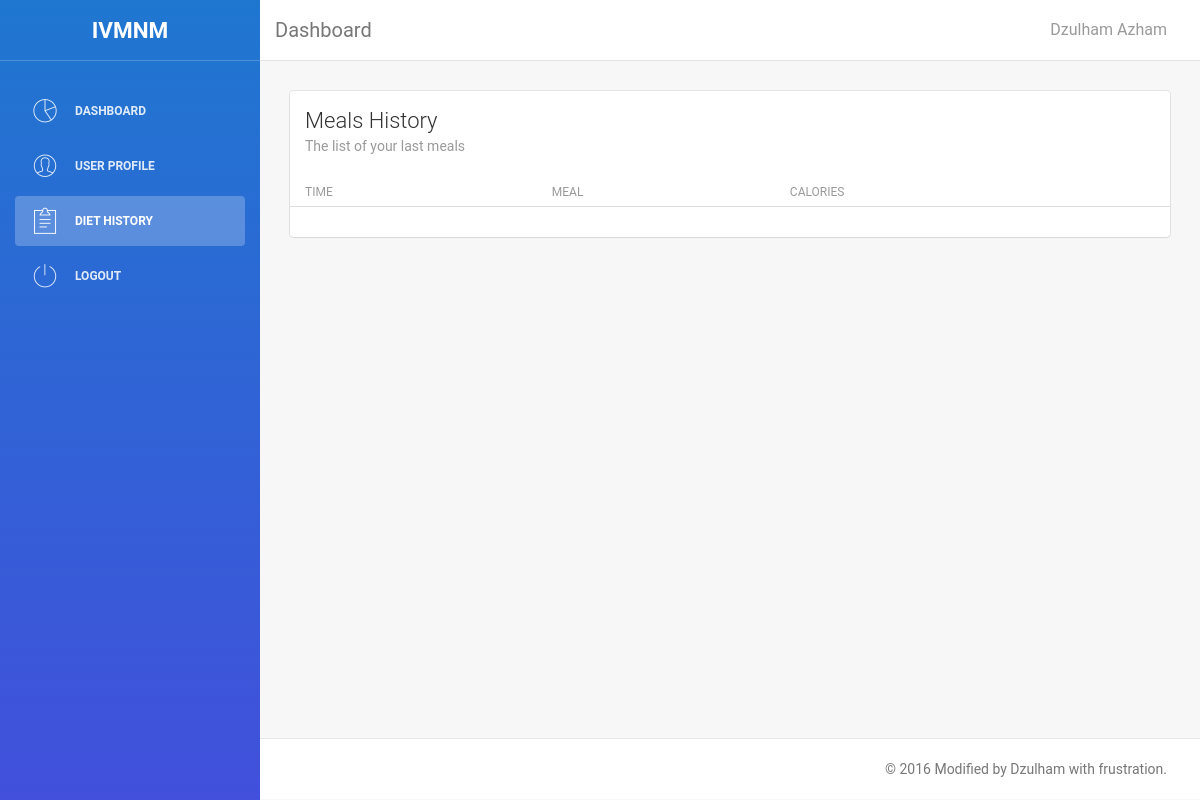
The page /dashboard/history (signed in) on the database as committed earlier.
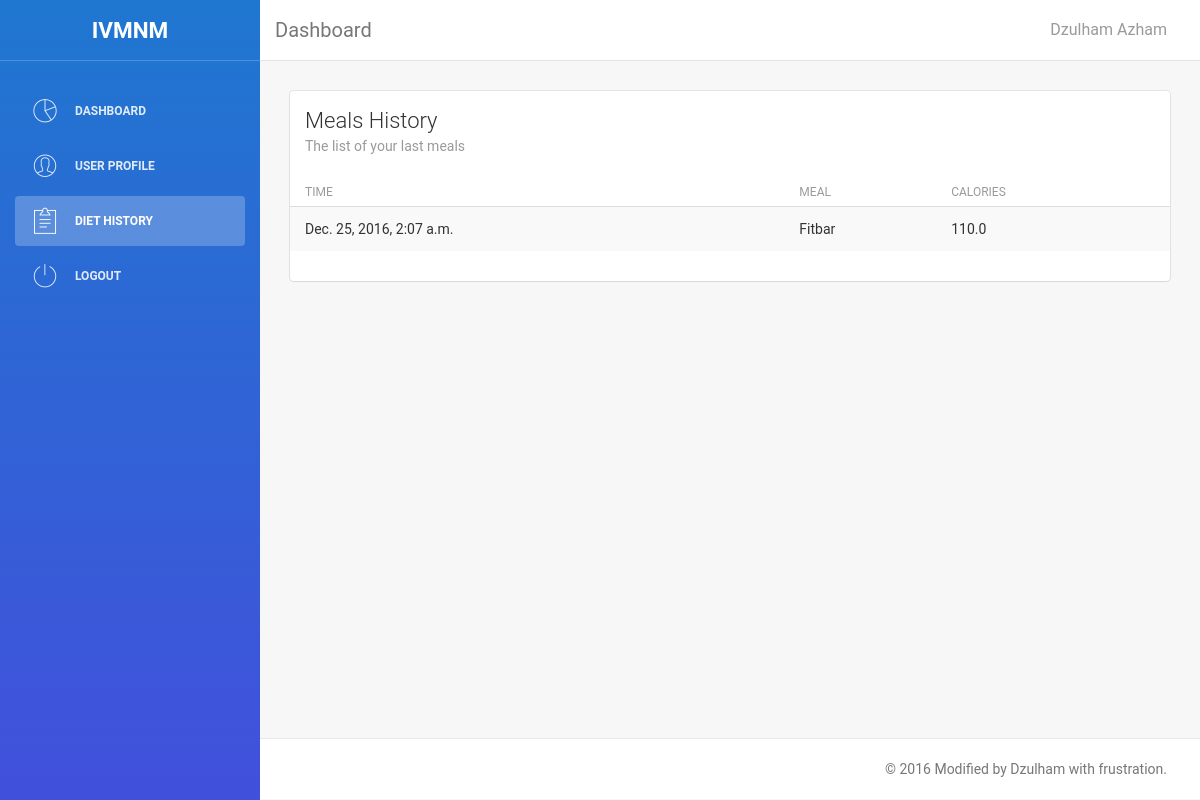
The same page on the database as committed later.
### dashboard/models.py (models this page shows, shortened)
class History(models.Model) :
	user = models.ForeignKey(User, on_delete=models.CASCADE, default=None, blank=True, null=True)
	meal 	= models.ForeignKey(Meal, on_delete=models.CASCADE, default=None, blank=True, null=True)
	time	= models.DateTimeField(default=now)

class Meal(models.Model) :
	name	= models.CharField(max_length=1024)
	calorie	= models.FloatField()
	imgurl  = models.CharField(max_length=1024)

### dashboard/views.py (the view)
@login_required(login_url='/login')
def history(req) :
	diet_history = History.objects.order_by('time')[::-1]
	context = {'diet_history': diet_history}
	return render(req, 'dashboard/history.html', context)

### dashboard/templates/dashboard/history.html (shortened to what the changed rows need)
<!doctype html>
<html lang="en">
<head>
    <link href="/static/dashboard/css/bootstrap.min.css" rel="stylesheet" />
    <link href="/static/dashboard/css/animate.min.css" rel="stylesheet" />
    <link href="/static/dashboard/css/light-bootstrap-dashboard.css" rel="stylesheet" />
    <link href="/static/dashboard/css/font-awesome.min.css" rel="stylesheet" />
    <link href="/static/dashboard/css/font-roboto.css" rel='stylesheet' type='text/css' />
    <link href="/static/dashboard/css/pe-icon-7-stroke.css" rel="stylesheet" />
</head>
<body>
    <div class="wrapper">
        <div class="main-panel">
            <div class="content">
                <div class="container-fluid">
                    <div class="row">
                        <div class="col-md-12">
                            <div class="card">
                                <div class="content table-responsive table-full-width">
                                    <table class="table table-striped">
                                        <thead>
                                            <th>Time</th>
                                            <th>Meal</th>
                                            <th>Calories</th>
                                        </thead>
                                        <tbody>
                                            {% if diet_history %} {% for diet in diet_history %} {% if diet.user.id is user.id %}
                                            <tr>
                                                <td>{{ diet.time }}</td>
                                                <td>{{ diet.meal.name }}</td>
                                                <td>{{ diet.meal.calorie }}</td>
                                            </tr>
                                            {% endif %} {% endfor %} {% endif %}
                                        </tbody>
                                    </table>
                                </div>
                            </div>
                        </div>
                    </div>
                </div>
            </div>
        </div>
    </div>
</body>
</html>

Rows that differ between the two databases and show on the page:
added History: time "Dec. 25, 2016, 2:07 a.m.", meal.name "Fitbar", meal.calorie "110.0"
